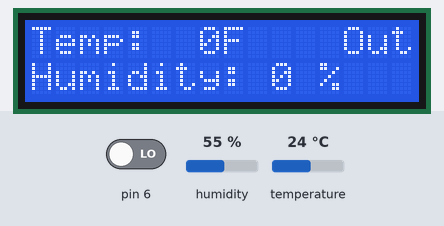
Bench run of a sketch on a simulated Arduino Uno, built with avr-gcc and run on an emulated ATmega328P. Parts: 16×2 character LCD. The inputs (shaded band) are chosen by the test bench; at power-on: pin 6 LOW, humidity 55 %, temperature 24 °C. Storage starts empty.

Above: at 1.2 s.
1.3 s: pin 6 driven HIGH
At 5.0 s:
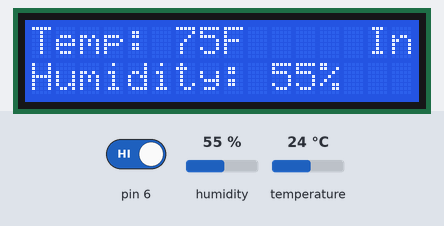
6.1 s: pin 6 driven LOW
7.6 s: humidity set to 22 %
At 10.8 s:
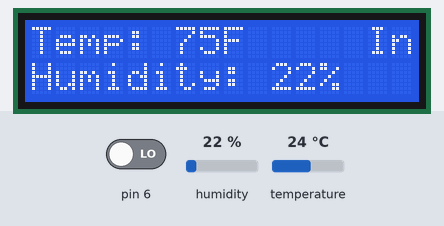
11.1 s: temperature set to 41 °C
At 13.3 s:
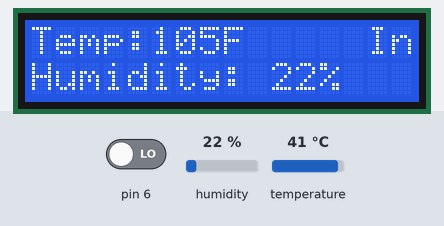
16.1 s: pin 6 driven HIGH
At 19.4 s:
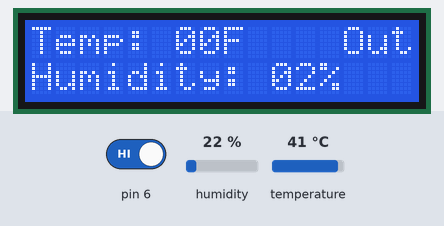
20.6 s: pin 6 driven LOW
At 26.7 s:
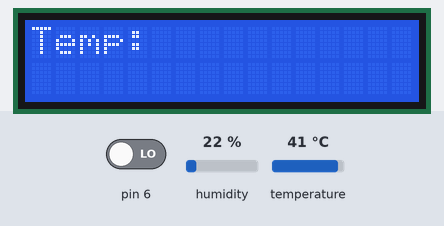
Timing chart, 0 to 28.2 s (numbered marks = the images above; inputs shaded):
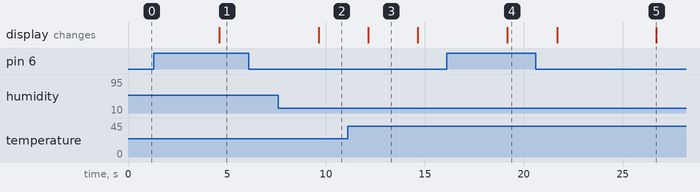

The sketch:

Weather_Station.ino
```cpp
//Made by Ryan O'Donnell
 #include <LiquidCrystal.h>
#include <DHT.h>;
// initialize the library with the numbers of the interface pins
LiquidCrystal lcd(9, 8, 5, 4, 3, 2);
#define ledPin 9

#include <SPI.h>
#include <SD.h>

File myFile;
File myFile2;
File myFile3;

#define DHTPIN 7
#define DHTTYPE DHT22   // DHT 22 Sensor
DHT dht(DHTPIN, DHTTYPE);
int state = 0;//A load of variables
int temp;
int t;
int t100;
int t10;
int t1;
int h;
int h100;
int h10;
int h1;
int b10;
int b1;
int b01;
int b001;
double p;
boolean rain;
int cycle = 0;
int timeSinceRecived = 0;
int prevstate;
int Interior = 0;
int Exterior = 1;
int GasSensor = 2;
int totalModes = 2;
int mode=Exterior;
int IntHum = 0;
int IntTemp = 0;
int timePressing=0;
int screen;
boolean receiving;
boolean finishedOneCycle = false;
void setup() {//Setup method
  pinMode(ledPin, OUTPUT);
  digitalWrite(ledPin, LOW);
  Serial.begin(38400); // Default communication rate of the Bluetooth module
  lcd.begin(16, 2);
  dht.begin();

  if (!SD.begin(10)) {//looks for sd card
    while (1);
  }
}
void loop() {
    if(digitalRead(6)==HIGH){
      timePressing=0;
      if(mode < totalModes-1){
        mode++;
      }
      else{
        mode=0;
      }
      delay(2000);
    }
    IntHum = dht.readHumidity();
    IntTemp= dht.readTemperature();
    IntTemp = (IntTemp*9/5)+32;
    prevstate = state;
 if(Serial.available() > 0){ // Checks whether data is comming from the serial port
    state = Serial.read(); // Reads the data from the serial port
    timeSinceRecived=0;
    if(state==116){
      cycle=1;
    }
    receiving = true;
 }
 if(state==prevstate){
  timeSinceRecived++;
 }
  if(cycle==2){
    t100=state;
  }
  if(cycle==3){
    t10=state;
  }
  if(cycle==4){
    t1=state;
  }
  if(cycle==6){
    h100=state;
  }
  if(cycle==7){
    h10=state;
  }
  if(cycle==8){
    h1=state;
  }
  if(cycle==9){
    b10=state;
  }
  if(cycle==10){
    b1=state;
  }
  if(cycle==11){
    b01=state;
  }
  if(cycle==12){
    b001=state;
  }
  if(cycle==13){
    if(state == 1){
      rain = true;
    }
    else{
      rain = false;
    }
  }
 if(cycle>0){
  cycle++;
 }
 // Controlling the LED
  if(timeSinceRecived>1000){
    lcd.setCursor(0, 0);
    lcd.print("Not Receiving");
    lcd.setCursor(0, 1);
    lcd.print("                     ");
    receiving = false;
  }
  else{
  if(cycle >= 13){
    cycle = 0;
    String text = "Temp: ";
    t=(t100*100)+(t10*10)+t1;
    text = "Humitidy: ";
    h=(h100*100)+(h10*10)+h1;
    text = "Pressure: ";
    p=(b10*1000)+(b1*100)+(b01*10)+b001;
    p = p/100;
    if(rain){
    }
  else{
  }

    myFile = SD.open("Temp.txt", FILE_WRITE);
    if (myFile) {
    myFile.println(t);
    // close the file:
    myFile.close();
  }

    myFile2 = SD.open("Humidity.txt", FILE_WRITE);
    if (myFile2) {
    myFile2.println(h);
    // close the file:
    myFile2.close();
  }
  myFile3 = SD.open("Times.txt", FILE_WRITE);
    if (myFile3) {
    myFile3.println(millis());
    // close the file:
    myFile3.close();
  }

  finishedOneCycle = true;
  }
  if(screen == 3){
  lcd.setCursor(0, 0);
  lcd.print("                 ");
  lcd.setCursor(0, 1);
  lcd.print("                 ");
  if(mode == Interior){
  lcd.setCursor(0, 0);
  lcd.print("Temp: ");
  }
 }
    if(mode == Exterior){
      lcd.setCursor(13,0);
      lcd.print("Out");
      showOutside();
    }
    else if(mode == Interior){
      ShowInside();
      lcd.setCursor(13,0);
      lcd.print(" In");
    }
  }
 delay(2500);
if(receiving && finishedOneCycle){
  Serial.println("I");
  Serial.println("");
  Serial.println(t);
  Serial.println("NV");
  Serial.println(h);
  Serial.println("NV");
  Serial.println(rain);
  Serial.println("NV");
  Serial.println(p);
}
 if(screen<4){
    screen++;
 }
 else{
  screen = 1;
  if(mode == Exterior){
  lcd.setCursor(0, 0);
  lcd.print("                 ");
  lcd.setCursor(0, 1);
  lcd.print("                 ");
 }
 lcd.setCursor(0, 0);
 lcd.print("Temp: ");
 }
}


void showOutside(){
  if(screen<3){
    lcd.setCursor(0, 0);
    lcd.print("Temp: ");
    if(t100!=0){
      lcd.setCursor(5, 0);
      lcd.print(t);
    }
    else if(t10!=0){
      lcd.setCursor(6, 0);
      lcd.print(t);
    }
    else{
      lcd.setCursor(7, 0);
      lcd.print(t);

    }
    lcd.setCursor(8, 0);
    lcd.print("F    ");
    lcd.setCursor(0, 1);
    lcd.print("Humidity:" );
    if(h<100){
      lcd.setCursor(10, 1);
      lcd.print(h);
    }
    else if(h<10){
      lcd.setCursor(9, 1);
      lcd.print(h);
    }
    else{
      lcd.setCursor(8, 1);
      lcd.print(h);
    }
    lcd.setCursor(12, 1);
    lcd.print("%      ");
}
else{
  lcd.setCursor(0,0);
  if(rain){
  lcd.print("It is raining!");
  }
  else{
  lcd.print("It isn't raining");
  }
  lcd.setCursor(0,1);
  lcd.print("Pressure: ");
  lcd.setCursor(10,1);
  lcd.print(p);
  lcd.setCursor(15,1);
  lcd.print('"');
}
}

void ShowInside(){
  lcd.print("Temp: ");
  if(IntTemp>=100){
    lcd.setCursor(5, 0);
    lcd.print(IntTemp);
  }
  else if(IntTemp>=10){
    lcd.setCursor(6, 0);
    lcd.print(IntTemp);
  }
  else{
    lcd.setCursor(7, 0);
    lcd.print(IntTemp);
  }

    lcd.setCursor(8, 0);
    lcd.print("F     ");
    lcd.setCursor(0, 1);

    lcd.print("Humidity: " );
    if(IntHum<100){
      lcd.setCursor(10, 1);
      lcd.print(IntHum);
    }
    else if(IntHum<10){
      lcd.setCursor(9, 1);
      lcd.print(IntHum);
    }
    else{
      lcd.setCursor(8, 1);
      lcd.print(IntHum);
    }
    lcd.setCursor(12, 1);
    lcd.print("%     ");
}
```

Measured:
- after the input at 1.3 s, the display: changes after 3.3 s (image 1)
- after the input at 6.1 s, every drawn part: stays the same
- after the input at 7.6 s, the display: changes after 2.0 s (image 2)
- after the input at 11.1 s, the display: changes after 1.0 s (image 3)
- after the input at 16.1 s, the display: changes after 3.1 s (image 4)
- what the display in image 3 shows lasts 2.5 s, from 12.1 s to 14.6 s
